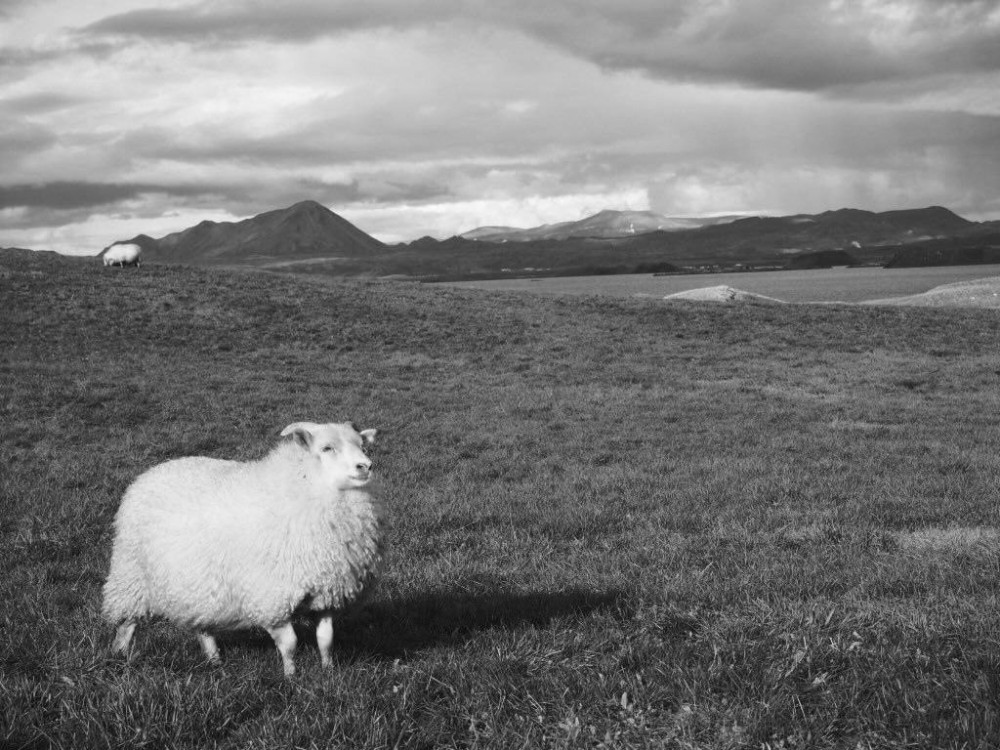
#> input picture sar_1_gray.jpg, 1000 x 750 px
$ jupyter execute --allow-errors Lab1.ipynb
#> lines starting #> are read from the running program, lines starting #| are printed output that depends on the picture; after the words box and inside, x2 and y2 are one past the last pixel; in counts of white or black regions, pixels touching at a corner belong together
[cell 1]
import numpy as np
import cv2
import matplotlib.pyplot as plt

# 1. Загрузите изображение в оттенках серого sar_1_gray.jpg.

[cell 2]
image_gray = cv2.imread('sar_1_gray.jpg', cv2.IMREAD_GRAYSCALE)
#> image_gray is the input picture: shape (750, 1000); min 6, max 252, mean 118.2
plt.imshow(image_gray, cmap='gray')

plt.show()

# 2. постройте гистограмму

[cell 3]
histSize = 256
histRange = (0, 256)
accumulate = False

hist = cv2.calcHist([image_gray], [0], None, [histSize], histRange, accumulate=accumulate)
#> hist = 256 values, max 7963 at index 83, min 0 at index 0, mean 2929.7
plt.plot(hist)

plt.show()
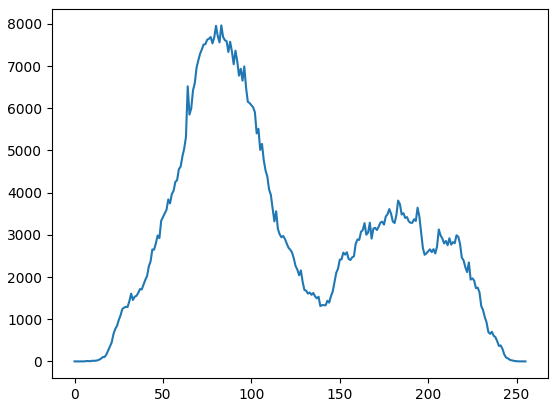
#> figure drawn by matplotlib, 1 panel; curve peaks at x = 83, y = 7963

# 3. реализуйте алгоритм гамма коррекции с параметром гамма <1, >1.

[cell 4]
def gamma_correction(image, gamma):
#> called with gamma = 0.5
    R_max = 255

    table = np.array([
        ((i / R_max) ** gamma) * R_max
        for i in np.arange(0, 256)
    ]).astype("uint8")

    return cv2.LUT(image, table)

[cell 5]
# гамма < 1
amma_light = gamma_correction(image_gray, 0.5)
# гамма > 1
gamma_dark = gamma_correction(image_gray, 2.0)
#> call 2 of gamma_correction, with gamma = 2
#> in gamma_correction (call 2), `return cv2.LUT(image, table)`:
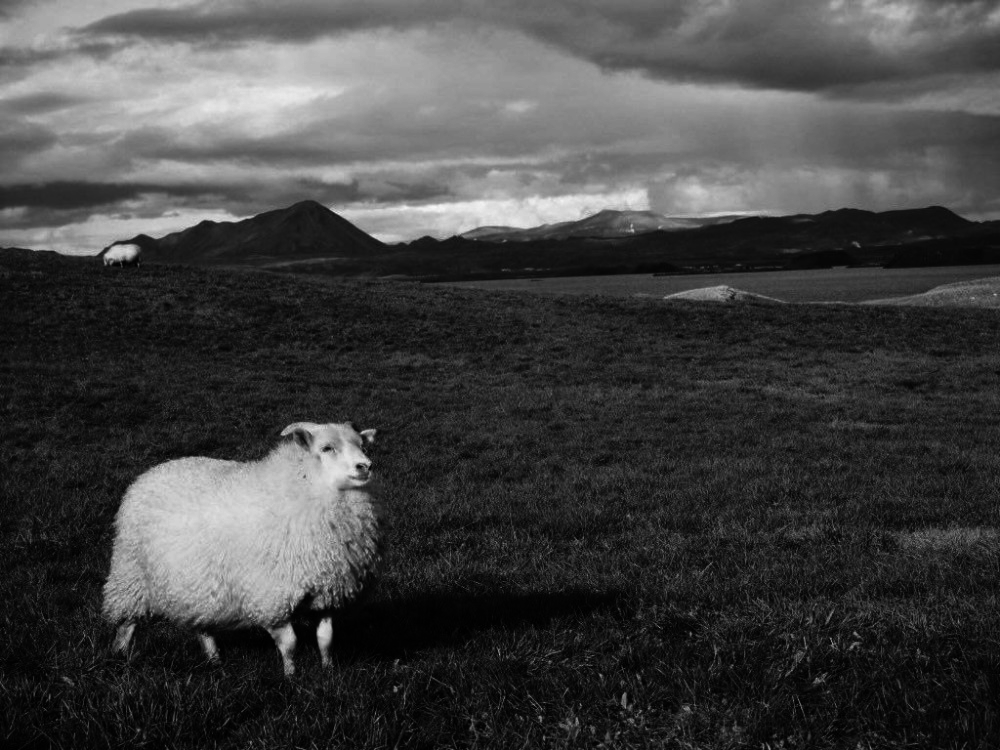
#> returned value: shape (750, 1000); min 0, max 249, mean 66.5

fig, axes = plt.subplots(1, 3, figsize=(15, 5))

axes[0].imshow(image_gray, cmap='gray')
axes[0].set_title('Оригинал')

#> (the rest of this cell did not finish here and is left out)

# 4. Сравните исходное изображение, скорректированное при помощи гамма-фильтра. MSE, SSIM.

#> (a cell that did not finish here is left out)

#> (a cell that did not finish here is left out)

# 5. реализуйте алгоритм статистической цветокоррекции на основе статистики eq_gray.

[cell 8]
eq_gray = cv2.equalizeHist(image_gray)
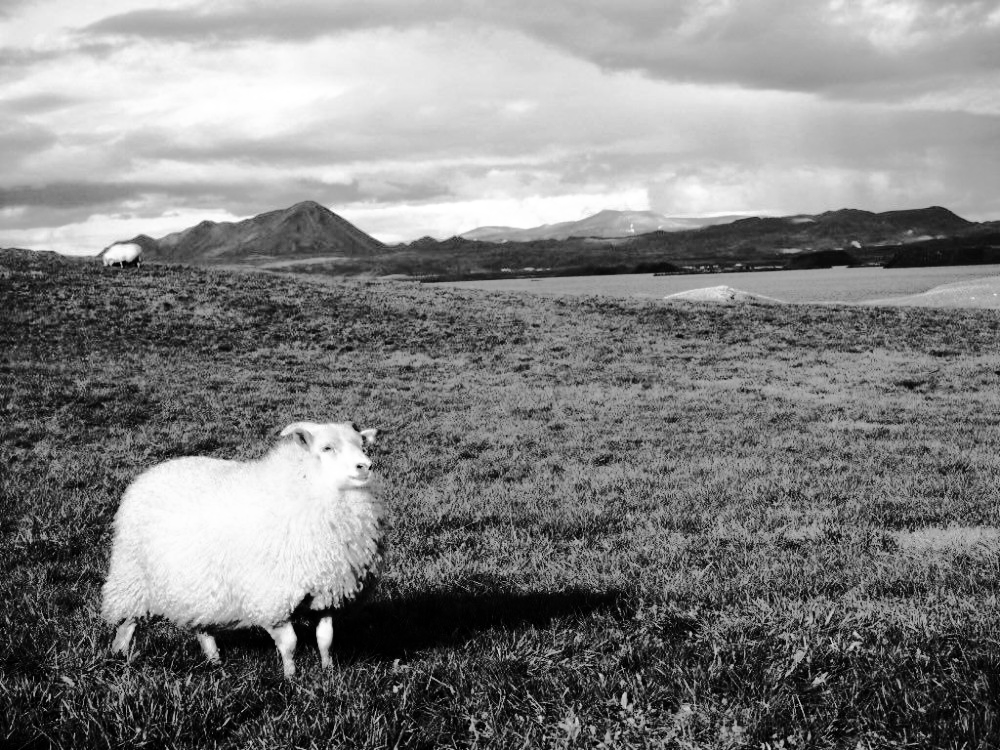
#> eq_gray: shape (750, 1000); min 0, max 255, mean 128.3
cv2.imwrite('eq_gray.jpg', eq_gray)
eq_gray = cv2.imread('eq_gray.jpg', cv2.IMREAD_GRAYSCALE)
#> eq_gray: shape (750, 1000); min 0, max 255, mean 128.3

[cell 9]
E_s = eq_gray.mean()# mean эталона
#> E_s = 128.3
D_s = eq_gray.std()# std эталона
#> D_s = 73.46

E_t = image_gray.mean()# mean исходной картинки
#> E_t = 118.2
D_t = image_gray.std()# std исходной картинки
#> D_t = 55.63

[cell 10]
def stat_correction(C_t, E_s, D_s):
#> called with E_s = 128.3, D_s = 73.46
    C_t = C_t.astype(np.float64)

    E_t = C_t.mean()
#> E_t = 118.2
    D_t = C_t.std()
#> D_t = 55.63

    C_t_new = E_s + (C_t - E_t) * (D_s / D_t)

    return np.clip(C_t_new, 0, 255).astype(np.uint8)

[cell 11]
img_stat = stat_correction(image_gray, E_s, D_s)

fig, axes = plt.subplots(1, 3, figsize=(15, 5))

axes[0].imshow(image_gray, cmap='gray')
axes[0].set_title('Оригинал (t)')
axes[1].imshow(eq_gray, cmap='gray')
axes[1].set_title('Эталон (s)')
axes[2].imshow(img_stat, cmap='gray')
axes[2].set_title('После коррекции')

plt.show()

print(f"Оригинал: E_t = {E_t:.2f}, D_t = {D_t:.2f}")
#| Оригинал: E_t = 118.22, D_t = 55.63
print(f"Эталон: E_s = {E_s:.2f}, D_s = {D_s:.2f}")
#| Эталон: E_s = 128.25, D_s = 73.46
print(f"После коррекции: E = {img_stat.mean():.2f}, D = {img_stat.std():.2f}")
#| После коррекции: E = 127.02, D = 72.04

# 6. Протестируйте работу алгоритмов пороговой фильтрации с различными параметрами.

[cell 12]
thresh_value = 100
max_val = 255

_, img_binary = cv2.threshold(image_gray, thresh_value, max_val, cv2.THRESH_BINARY)
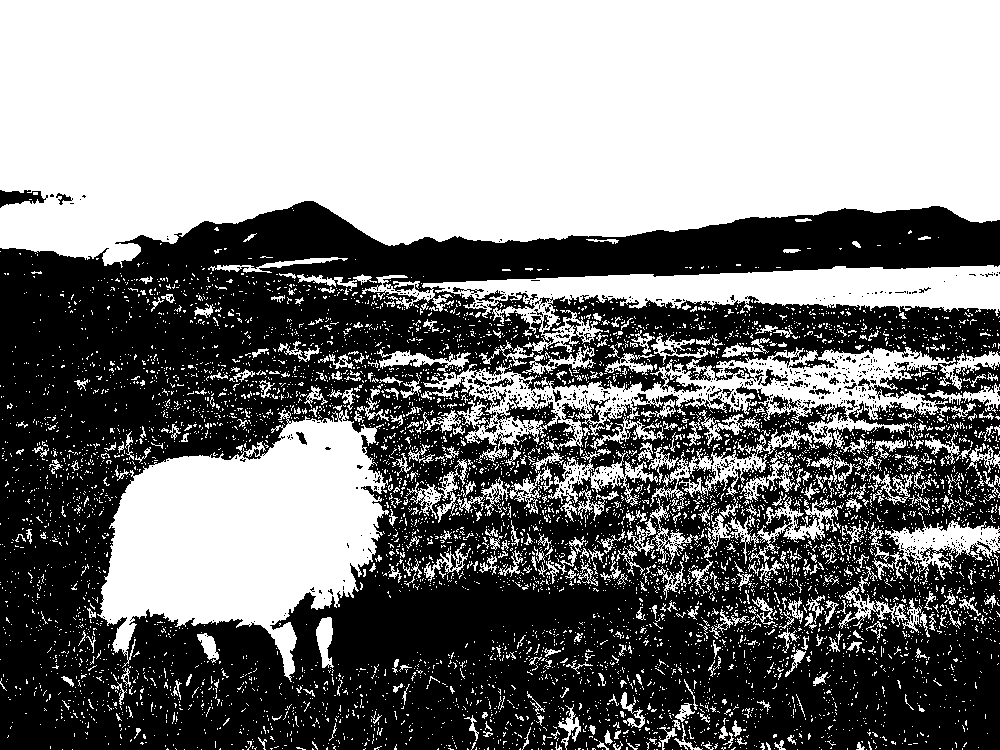
#> img_binary: shape (750, 1000); 50.2% white; 977 black regions (938 under 20 px), largest, box (x1, y1, x2, y2) and area: (0, 201, 1000, 750) 368500, (0, 190, 48, 208) 494, (770, 395, 804, 411) 203
_, img_binary_inv = cv2.threshold(image_gray, thresh_value, max_val, cv2.THRESH_BINARY_INV)
_, img_trunc = cv2.threshold(image_gray, thresh_value, max_val, cv2.THRESH_TRUNC)
_, img_tozero = cv2.threshold(image_gray, thresh_value, max_val, cv2.THRESH_TOZERO)
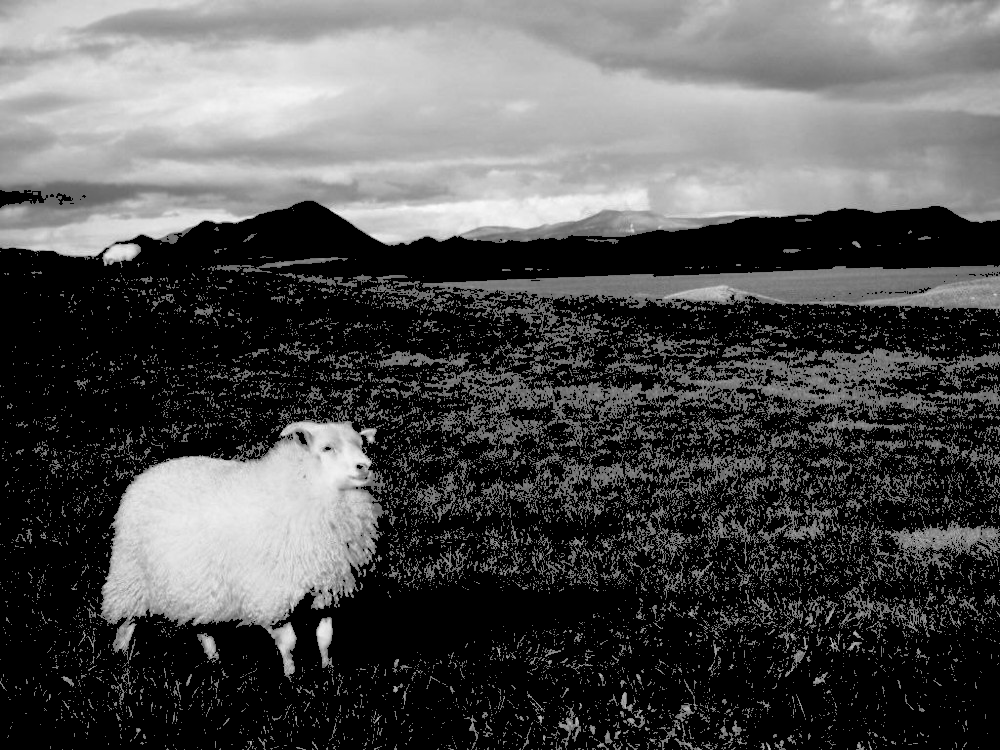
#> img_tozero: shape (750, 1000); min 0, max 252, mean 82.3
_, img_tozero_inv = cv2.threshold(image_gray, thresh_value, max_val, cv2.THRESH_TOZERO_INV)
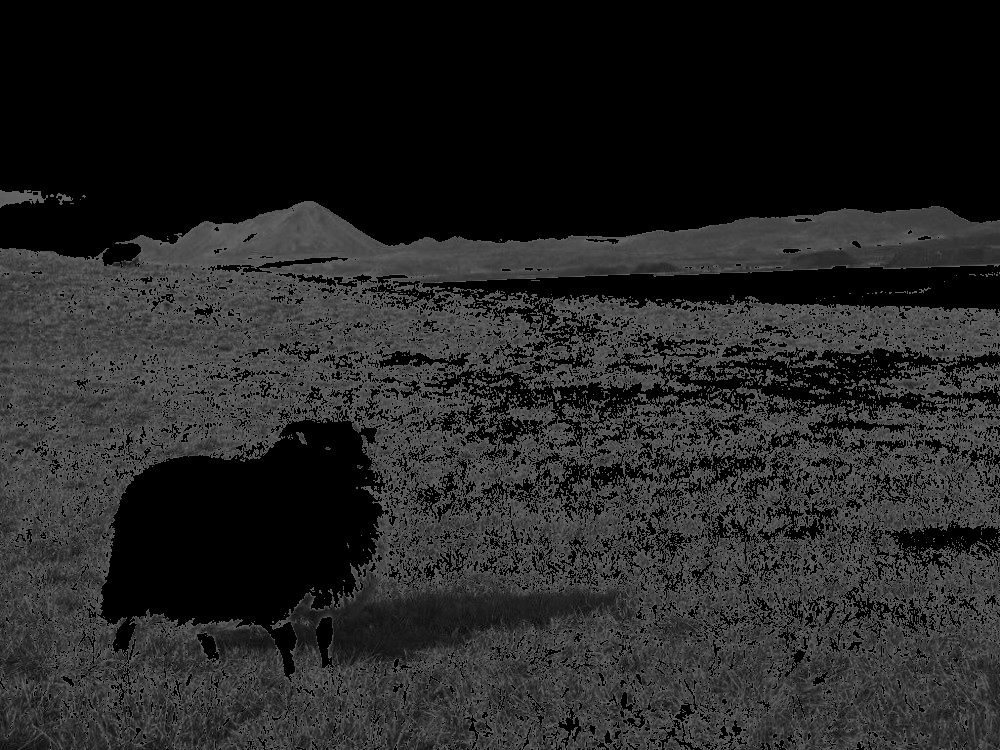
#> img_tozero_inv: shape (750, 1000); min 0, max 100, mean 35.9

titles = ['Оригинал', 'BINARY', 'BINARY_INV', 'TRUNC', 'TOZERO', 'TOZERO_INV']
images = [image_gray, img_binary, img_binary_inv, img_trunc, img_tozero, img_tozero_inv]

fig, axes = plt.subplots(2, 3, figsize=(15, 10))
for ax, title, im in zip(axes.ravel(), titles, images):
    ax.imshow(im, cmap='gray')
    ax.set_title(title)
#> this loop made 6 passes
#> title on passes 1 to 6: 'Оригинал', 'BINARY', 'BINARY_INV', 'TRUNC', 'TOZERO', 'TOZERO_INV'

plt.show()
